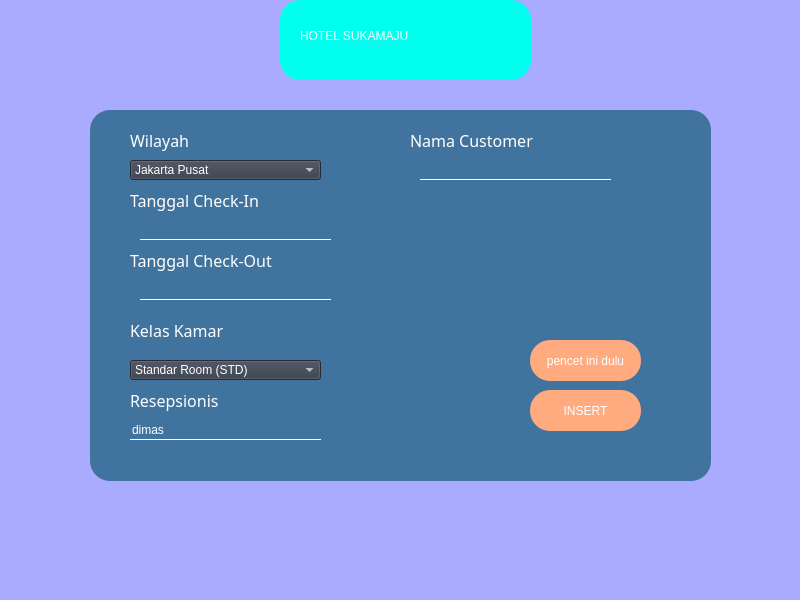
<?xml version="1.0" encoding="UTF-8"?>
<ui version="4.0">
 <class>transaksi</class>
 <widget class="QMainWindow" name="transaksi">
  <property name="geometry">
   <rect>
    <x>0</x>
    <y>0</y>
    <width>800</width>
    <height>600</height>
   </rect>
  </property>
  <property name="windowTitle">
   <string>MainWindow</string>
  </property>
  <property name="styleSheet">
   <string notr="true">* {
	background:rgb(170, 170, 255);
}

QFrame {
	border-radius : 20px;
	background : rgb(120, 120, 120);
}

QLineEdit{
	background : transparent;
	border : none;
	border-bottom : 1px solid white;
}
</string>
  </property>
  <widget class="QWidget" name="centralwidget">
   <widget class="QFrame" name="frame">
    <property name="geometry">
     <rect>
      <x>280</x>
      <y>0</y>
      <width>251</width>
      <height>80</height>
     </rect>
    </property>
    <property name="styleSheet">
     <string notr="true">background-color: rgb(0, 255, 238);</string>
    </property>
    <property name="frameShape">
     <enum>QFrame::StyledPanel</enum>
    </property>
    <property name="frameShadow">
     <enum>QFrame::Raised</enum>
    </property>
    <widget class="QLabel" name="label">
     <property name="geometry">
      <rect>
       <x>20</x>
       <y>20</y>
       <width>211</width>
       <height>31</height>
      </rect>
     </property>
     <property name="styleSheet">
      <string notr="true">font: 75 italic 14pt &quot;Kristen ITC&quot;;
color : white;</string>
     </property>
     <property name="text">
      <string>HOTEL SUKAMAJU</string>
     </property>
    </widget>
   </widget>
   <widget class="QFrame" name="frame_2">
    <property name="geometry">
     <rect>
      <x>90</x>
      <y>110</y>
      <width>621</width>
      <height>371</height>
     </rect>
    </property>
    <property name="styleSheet">
     <string notr="true">*{
background-color:#40739e;
color:#ffffff;
}


QPushButton{
	background : rgb(255, 170, 127);
	border-radius : 20px;
	font: 10pt &quot;Kristen ITC&quot;;
}

QPushButton:hover{
	background: #568EA6;
}</string>
    </property>
    <property name="frameShape">
     <enum>QFrame::StyledPanel</enum>
    </property>
    <property name="frameShadow">
     <enum>QFrame::Raised</enum>
    </property>
    <widget class="QComboBox" name="comboBox">
     <property name="geometry">
      <rect>
       <x>40</x>
       <y>250</y>
       <width>191</width>
       <height>20</height>
      </rect>
     </property>
     <property name="styleSheet">
      <string notr="true">background-color:#353b48;
color:#ffffff;</string>
     </property>
     <item>
      <property name="text">
       <string>Standar Room (STD)</string>
      </property>
     </item>
     <item>
      <property name="text">
       <string>Superior Room (SUP)</string>
      </property>
     </item>
     <item>
      <property name="text">
       <string>Deluxe Room (DLX)</string>
      </property>
     </item>
     <item>
      <property name="text">
       <string>Junior Suit Room (JRSTE)</string>
      </property>
     </item>
     <item>
      <property name="text">
       <string>Suit Room</string>
      </property>
     </item>
     <item>
      <property name="text">
       <string>Presidental Suit</string>
      </property>
     </item>
    </widget>
    <widget class="QLabel" name="label_5">
     <property name="geometry">
      <rect>
       <x>40</x>
       <y>140</y>
       <width>181</width>
       <height>21</height>
      </rect>
     </property>
     <property name="font">
      <font>
       <family>century gothic</family>
       <pointsize>12</pointsize>
      </font>
     </property>
     <property name="styleSheet">
      <string notr="true">color: rgb(255, 255, 255);</string>
     </property>
     <property name="text">
      <string>Tanggal Check-Out</string>
     </property>
    </widget>
    <widget class="QLabel" name="label_7">
     <property name="geometry">
      <rect>
       <x>40</x>
       <y>80</y>
       <width>161</width>
       <height>21</height>
      </rect>
     </property>
     <property name="font">
      <font>
       <family>century gothic</family>
       <pointsize>12</pointsize>
      </font>
     </property>
     <property name="styleSheet">
      <string notr="true">color : rgb(255, 255, 255)</string>
     </property>
     <property name="text">
      <string>Tanggal Check-In</string>
     </property>
    </widget>
    <widget class="QLabel" name="label_13">
     <property name="geometry">
      <rect>
       <x>40</x>
       <y>210</y>
       <width>111</width>
       <height>21</height>
      </rect>
     </property>
     <property name="font">
      <font>
       <family>century gothic</family>
       <pointsize>12</pointsize>
      </font>
     </property>
     <property name="styleSheet">
      <string notr="true">color: rgb(255, 255, 255);</string>
     </property>
     <property name="text">
      <string>Kelas Kamar</string>
     </property>
    </widget>
    <widget class="QLineEdit" name="lineEdit_CheckIn">
     <property name="geometry">
      <rect>
       <x>50</x>
       <y>110</y>
       <width>191</width>
       <height>20</height>
      </rect>
     </property>
     <property name="styleSheet">
      <string notr="true">border:none;
border-bottom:1px solid white;
background:transparent;
color:#ffffff;</string>
     </property>
    </widget>
    <widget class="QPushButton" name="btn_insert">
     <property name="geometry">
      <rect>
       <x>440</x>
       <y>280</y>
       <width>111</width>
       <height>41</height>
      </rect>
     </property>
     <property name="styleSheet">
      <string notr="true"/>
     </property>
     <property name="text">
      <string>INSERT</string>
     </property>
    </widget>
    <widget class="QLineEdit" name="lineEdit_CheckOut">
     <property name="geometry">
      <rect>
       <x>50</x>
       <y>170</y>
       <width>191</width>
       <height>20</height>
      </rect>
     </property>
     <property name="styleSheet">
      <string notr="true">border:none;
border-bottom:1px solid white;
background:transparent;
color:#ffffff;</string>
     </property>
    </widget>
    <widget class="QLabel" name="label_6">
     <property name="geometry">
      <rect>
       <x>40</x>
       <y>20</y>
       <width>161</width>
       <height>21</height>
      </rect>
     </property>
     <property name="font">
      <font>
       <family>century gothic</family>
       <pointsize>12</pointsize>
      </font>
     </property>
     <property name="styleSheet">
      <string notr="true">color: rgb(255, 255, 255);</string>
     </property>
     <property name="text">
      <string>Wilayah</string>
     </property>
    </widget>
    <widget class="QComboBox" name="comboBox_2">
     <property name="geometry">
      <rect>
       <x>40</x>
       <y>50</y>
       <width>191</width>
       <height>20</height>
      </rect>
     </property>
     <property name="styleSheet">
      <string notr="true">background-color:#353b48;
color:#ffffff;</string>
     </property>
     <item>
      <property name="text">
       <string>Jakarta Pusat</string>
      </property>
     </item>
     <item>
      <property name="text">
       <string>Jakarta Barat</string>
      </property>
     </item>
     <item>
      <property name="text">
       <string>Jakarta Timur</string>
      </property>
     </item>
     <item>
      <property name="text">
       <string>Jakarta Utara</string>
      </property>
     </item>
     <item>
      <property name="text">
       <string>Jakarta Selatan</string>
      </property>
     </item>
    </widget>
    <widget class="QLabel" name="label_14">
     <property name="geometry">
      <rect>
       <x>40</x>
       <y>280</y>
       <width>111</width>
       <height>21</height>
      </rect>
     </property>
     <property name="font">
      <font>
       <family>century gothic</family>
       <pointsize>12</pointsize>
      </font>
     </property>
     <property name="styleSheet">
      <string notr="true">color: rgb(255, 255, 255);</string>
     </property>
     <property name="text">
      <string>Resepsionis</string>
     </property>
    </widget>
    <widget class="QLineEdit" name="lineEdit_resepsionis">
     <property name="geometry">
      <rect>
       <x>40</x>
       <y>310</y>
       <width>191</width>
       <height>20</height>
      </rect>
     </property>
     <property name="styleSheet">
      <string notr="true">border:none;
border-bottom:1px solid white;
background:transparent;
color:#ffffff;</string>
     </property>
     <property name="text">
      <string>dimas</string>
     </property>
    </widget>
    <widget class="QLineEdit" name="lineEdit_nama">
     <property name="geometry">
      <rect>
       <x>330</x>
       <y>50</y>
       <width>191</width>
       <height>20</height>
      </rect>
     </property>
     <property name="styleSheet">
      <string notr="true">border:none;
border-bottom:1px solid white;
background:transparent;
color:#ffffff;</string>
     </property>
     <property name="text">
      <string/>
     </property>
    </widget>
    <widget class="QLabel" name="label_8">
     <property name="geometry">
      <rect>
       <x>320</x>
       <y>20</y>
       <width>181</width>
       <height>21</height>
      </rect>
     </property>
     <property name="font">
      <font>
       <family>century gothic</family>
       <pointsize>12</pointsize>
      </font>
     </property>
     <property name="styleSheet">
      <string notr="true">color: rgb(255, 255, 255);</string>
     </property>
     <property name="text">
      <string>Nama Customer</string>
     </property>
    </widget>
    <widget class="QPushButton" name="btn_mulai">
     <property name="geometry">
      <rect>
       <x>440</x>
       <y>230</y>
       <width>111</width>
       <height>41</height>
      </rect>
     </property>
     <property name="styleSheet">
      <string notr="true"/>
     </property>
     <property name="text">
      <string>pencet ini dulu</string>
     </property>
    </widget>
   </widget>
  </widget>
  <widget class="QMenuBar" name="menubar">
   <property name="geometry">
    <rect>
     <x>0</x>
     <y>0</y>
     <width>800</width>
     <height>21</height>
    </rect>
   </property>
  </widget>
  <widget class="QStatusBar" name="statusbar"/>
 </widget>
 <resources/>
 <connections/>
</ui>
